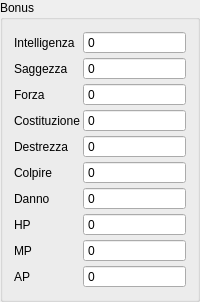
                        <widget class="QGroupBox" name="groupBoxItemBaseBonus">
                         <property name="sizePolicy">
                          <sizepolicy hsizetype="Expanding" vsizetype="Preferred">
                           <horstretch>0</horstretch>
                           <verstretch>0</verstretch>
                          </sizepolicy>
                         </property>
                         <property name="title">
                          <string>Bonus</string>
                         </property>
                         <layout class="QVBoxLayout" name="verticalLayout_14">
                          <item>
                           <layout class="QGridLayout" name="gridLayout_16">
                            <property name="spacing">
                             <number>3</number>
                            </property>
                            <item row="7" column="0">
                             <widget class="QLabel" name="label_37">
                              <property name="sizePolicy">
                               <sizepolicy hsizetype="Fixed" vsizetype="Preferred">
                                <horstretch>0</horstretch>
                                <verstretch>0</verstretch>
                               </sizepolicy>
                              </property>
                              <property name="text">
                               <string>HP</string>
                              </property>
                             </widget>
                            </item>
                            <item row="9" column="0">
                             <widget class="QLabel" name="label_39">
                              <property name="sizePolicy">
                               <sizepolicy hsizetype="Fixed" vsizetype="Preferred">
                                <horstretch>0</horstretch>
                                <verstretch>0</verstretch>
                               </sizepolicy>
                              </property>
                              <property name="text">
                               <string>AP</string>
                              </property>
                             </widget>
                            </item>
                            <item row="3" column="1">
                             <widget class="QSpinBox" name="spinBoxItemCon">
                              <property name="readOnly">
                               <bool>false</bool>
                              </property>
                              <property name="buttonSymbols">
                               <enum>QAbstractSpinBox::NoButtons</enum>
                              </property>
                              <property name="maximum">
                               <number>36000</number>
                              </property>
                             </widget>
                            </item>
                            <item row="0" column="0">
                             <widget class="QLabel" name="label_31">
                              <property name="sizePolicy">
                               <sizepolicy hsizetype="Fixed" vsizetype="Preferred">
                                <horstretch>0</horstretch>
                                <verstretch>0</verstretch>
                               </sizepolicy>
                              </property>
                              <property name="text">
                               <string>Intelligenza</string>
                              </property>
                             </widget>
                            </item>
                            <item row="8" column="1">
                             <widget class="QSpinBox" name="spinBoxItemMP">
                              <property name="readOnly">
                               <bool>false</bool>
                              </property>
                              <property name="buttonSymbols">
                               <enum>QAbstractSpinBox::NoButtons</enum>
                              </property>
                              <property name="maximum">
                               <number>36000</number>
                              </property>
                             </widget>
                            </item>
                            <item row="4" column="0">
                             <widget class="QLabel" name="label_34">
                              <property name="sizePolicy">
                               <sizepolicy hsizetype="Fixed" vsizetype="Preferred">
                                <horstretch>0</horstretch>
                                <verstretch>0</verstretch>
                               </sizepolicy>
                              </property>
                              <property name="text">
                               <string>Destrezza</string>
                              </property>
                             </widget>
                            </item>
                            <item row="1" column="0">
                             <widget class="QLabel" name="label_30">
                              <property name="sizePolicy">
                               <sizepolicy hsizetype="Fixed" vsizetype="Preferred">
                                <horstretch>0</horstretch>
                                <verstretch>0</verstretch>
                               </sizepolicy>
                              </property>
                              <property name="text">
                               <string>Saggezza</string>
                              </property>
                             </widget>
                            </item>
                            <item row="8" column="0">
                             <widget class="QLabel" name="label_38">
                              <property name="sizePolicy">
                               <sizepolicy hsizetype="Fixed" vsizetype="Preferred">
                                <horstretch>0</horstretch>
                                <verstretch>0</verstretch>
                               </sizepolicy>
                              </property>
                              <property name="text">
                               <string>MP</string>
                              </property>
                             </widget>
                            </item>
                            <item row="3" column="0">
                             <widget class="QLabel" name="label_33">
                              <property name="sizePolicy">
                               <sizepolicy hsizetype="Fixed" vsizetype="Preferred">
                                <horstretch>0</horstretch>
                                <verstretch>0</verstretch>
                               </sizepolicy>
                              </property>
                              <property name="text">
                               <string>Costituzione</string>
                              </property>
                             </widget>
                            </item>
                            <item row="6" column="1">
                             <widget class="QSpinBox" name="spinBoxItemDamage">
                              <property name="readOnly">
                               <bool>false</bool>
                              </property>
                              <property name="buttonSymbols">
                               <enum>QAbstractSpinBox::NoButtons</enum>
                              </property>
                              <property name="maximum">
                               <number>36000</number>
                              </property>
                             </widget>
                            </item>
                            <item row="1" column="1">
                             <widget class="QSpinBox" name="spinBoxItemWis">
                              <property name="readOnly">
                               <bool>false</bool>
                              </property>
                              <property name="buttonSymbols">
                               <enum>QAbstractSpinBox::NoButtons</enum>
                              </property>
                              <property name="maximum">
                               <number>1000000</number>
                              </property>
                             </widget>
                            </item>
                            <item row="4" column="1">
                             <widget class="QSpinBox" name="spinBoxItemDex">
                              <property name="readOnly">
                               <bool>false</bool>
                              </property>
                              <property name="buttonSymbols">
                               <enum>QAbstractSpinBox::NoButtons</enum>
                              </property>
                              <property name="maximum">
                               <number>36000</number>
                              </property>
                             </widget>
                            </item>
                            <item row="5" column="1">
                             <widget class="QSpinBox" name="spinBoxItemHit">
                              <property name="readOnly">
                               <bool>false</bool>
                              </property>
                              <property name="buttonSymbols">
                               <enum>QAbstractSpinBox::NoButtons</enum>
                              </property>
                              <property name="maximum">
                               <number>36000</number>
                              </property>
                             </widget>
                            </item>
                            <item row="0" column="1">
                             <widget class="QSpinBox" name="spinBoxItemInt">
                              <property name="readOnly">
                               <bool>false</bool>
                              </property>
                              <property name="buttonSymbols">
                               <enum>QAbstractSpinBox::NoButtons</enum>
                              </property>
                              <property name="maximum">
                               <number>1000000</number>
                              </property>
                             </widget>
                            </item>
                            <item row="5" column="0">
                             <widget class="QLabel" name="label_35">
                              <property name="sizePolicy">
                               <sizepolicy hsizetype="Fixed" vsizetype="Preferred">
                                <horstretch>0</horstretch>
                                <verstretch>0</verstretch>
                               </sizepolicy>
                              </property>
                              <property name="text">
                               <string>Colpire</string>
                              </property>
                             </widget>
                            </item>
                            <item row="7" column="1">
                             <widget class="QSpinBox" name="spinBoxItemHP">
                              <property name="readOnly">
                               <bool>false</bool>
                              </property>
                              <property name="buttonSymbols">
                               <enum>QAbstractSpinBox::NoButtons</enum>
                              </property>
                              <property name="maximum">
                               <number>36000</number>
                              </property>
                             </widget>
                            </item>
                            <item row="9" column="1">
                             <widget class="QSpinBox" name="spinBoxItemAP">
                              <property name="readOnly">
                               <bool>false</bool>
                              </property>
                              <property name="buttonSymbols">
                               <enum>QAbstractSpinBox::NoButtons</enum>
                              </property>
                              <property name="maximum">
                               <number>36000</number>
                              </property>
                             </widget>
                            </item>
                            <item row="2" column="0">
                             <widget class="QLabel" name="label_29">
                              <property name="sizePolicy">
                               <sizepolicy hsizetype="Fixed" vsizetype="Preferred">
                                <horstretch>0</horstretch>
                                <verstretch>0</verstretch>
                               </sizepolicy>
                              </property>
                              <property name="text">
                               <string>Forza</string>
                              </property>
                             </widget>
                            </item>
                            <item row="6" column="0">
                             <widget class="QLabel" name="label_36">
                              <property name="sizePolicy">
                               <sizepolicy hsizetype="Fixed" vsizetype="Preferred">
                                <horstretch>0</horstretch>
                                <verstretch>0</verstretch>
                               </sizepolicy>
                              </property>
                              <property name="text">
                               <string>Danno</string>
                              </property>
                             </widget>
                            </item>
                            <item row="2" column="1">
                             <widget class="QSpinBox" name="spinBoxItemStr">
                              <property name="readOnly">
                               <bool>false</bool>
                              </property>
                              <property name="buttonSymbols">
                               <enum>QAbstractSpinBox::NoButtons</enum>
                              </property>
                              <property name="maximum">
                               <number>1000000</number>
                              </property>
                             </widget>
                            </item>
                           </layout>
                          </item>
                         </layout>
                        </widget>
